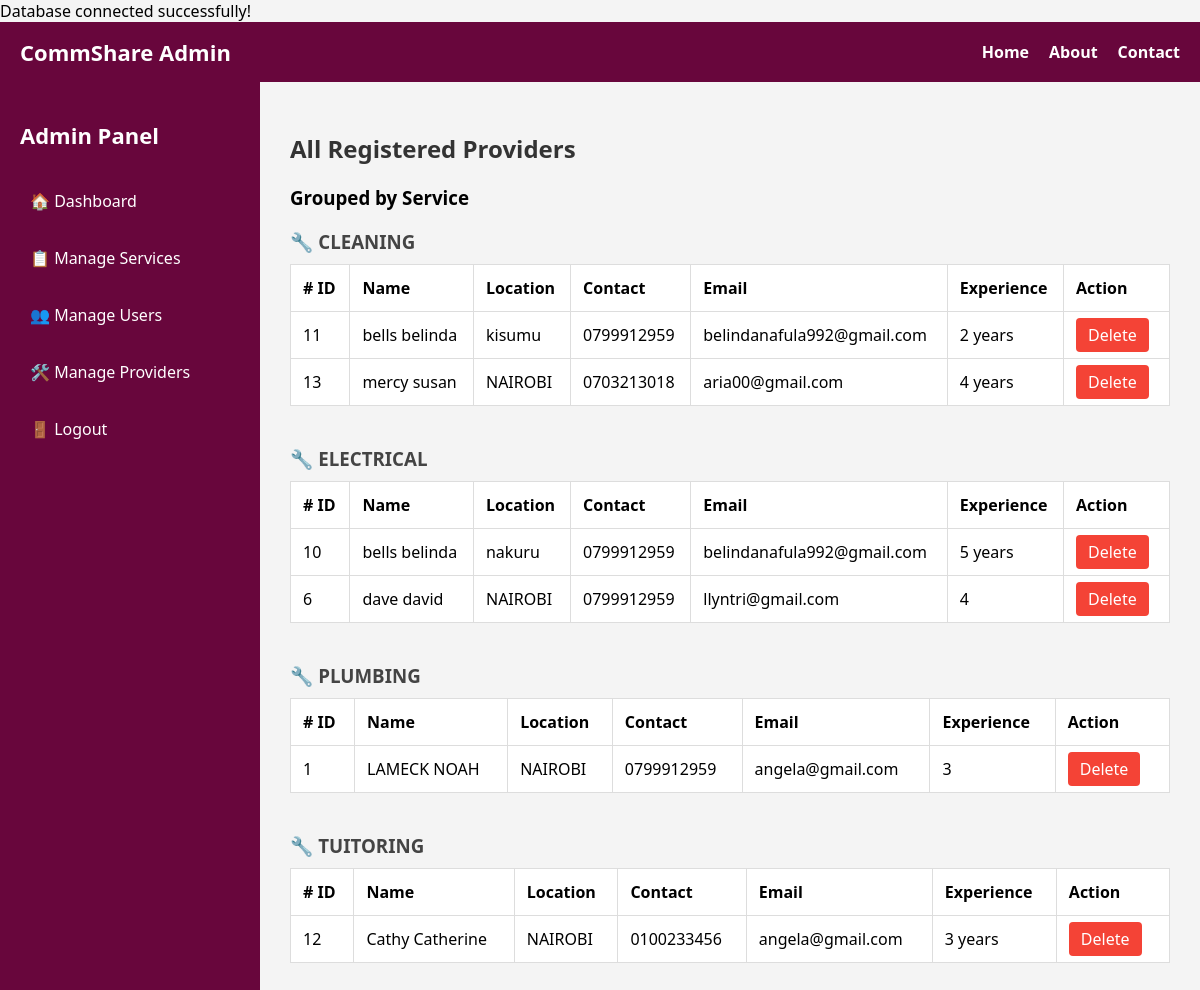
Page /manage_providers.php (signed in) on the committed database.
### tables this page shows
CREATE TABLE `service_registrations` (
  `id` int NOT NULL,
  `provider_id` int NOT NULL,
  `service_id` int NOT NULL,
  `first_name` varchar(100) DEFAULT NULL,
  `second_name` varchar(100) DEFAULT NULL,
  `location` varchar(100) DEFAULT NULL,
  `contact` varchar(100) DEFAULT NULL,
  `email` varchar(100) DEFAULT NULL,
  `experience` text,
  `created_at` timestamp NULL DEFAULT CURRENT_TIMESTAMP
);

### manage_providers.php (the view, shortened to what this page needs)
<?php
require_once "db connection.php";
$stmt = $conn->query("
    SELECT s.id AS service_id, s.name AS service_name, sr.*
    FROM services s
    LEFT JOIN service_registrations sr ON s.id = sr.service_id
    ORDER BY s.name ASC, sr.first_name ASC
");
$rows = $stmt->fetchAll(PDO::FETCH_ASSOC);
$groupedProviders = [];
foreach ($rows as $row) {
    $serviceName = $row['service_name'] ?? 'Unknown Service';
    if (!isset($groupedProviders[$serviceName])) {
        $groupedProviders[$serviceName] = [];
    }
    if (!empty($row['id'])) {
        $groupedProviders[$serviceName][] = $row;
    }
}
?>
<!DOCTYPE html>
<html lang="en">
<head>
</head>
<body>
<nav>
    <h1>CommShare Admin</h1>
    <ul>
        <li><a href="index.php">Home</a></li>
        <li><a href="about.php">About</a></li>
        <li><a href="contact.php">Contact</a></li>
    </ul>
</nav>
<div class="dashboard-container">
    <div class="sidebar">
        <h2>Admin Panel</h2>
        <a href="admin dashboard.php">🏠 Dashboard</a>
        <a href="manage_services.php">📋 Manage Services</a>
        <a href="manage_users.php">👥 Manage Users</a>
        <a href="manage_providers.php">🛠️ Manage Providers</a>
        <a href="logout.php">🚪 Logout</a>
    </div>
    <div class="main-content">
        <h2>All Registered Providers</h2>
        <h3>Grouped by Service</h3>
        <?php if (empty($groupedProviders)): ?>
            <p>No providers registered yet.</p>
        <?php else: ?>
            <?php foreach ($groupedProviders as $service => $providers): ?>
                <div class="service-block">
                    <h3>🔧 <?php echo htmlspecialchars($service); ?></h3>
                    <table>
                        <thead>
                            <tr>
                                <th># ID</th>
                                <th>Name</th>
                                <th>Location</th>
                                <th>Contact</th>
                                <th>Email</th>
                                <th>Experience</th>
                                <th>Action</th>
                            </tr>
                        </thead>
                        <tbody>
                            <?php foreach ($providers as $p): ?>
                                <tr>
                                    <td><?php echo $p['id']; ?></td>
                                    <td><?php echo htmlspecialchars($p['first_name'] . ' ' . $p['second_name']); ?></td>
                                    <td><?php echo htmlspecialchars($p['location']); ?></td>
                                    <td><?php echo htmlspecialchars($p['contact']); ?></td>
                                    <td><?php echo htmlspecialchars($p['email']); ?></td>
                                    <td><?php echo nl2br(htmlspecialchars($p['experience'])); ?></td>
                                    <td>
                                        <a class="action-btn delete-btn" href="?delete=<?php echo $p['id']; ?>" onclick="return confirm('Are you sure you want to delete this provider?');">Delete</a>
                                    </td>
                                </tr>
                            <?php endforeach; ?>
                        </tbody>
                    </table>
                </div>
            <?php endforeach; ?>
        <?php endif; ?>
    </div>
</div>
</body>
</html>

### manage_providers.php (style rules this page uses)
body { margin: 0; font-family: 'Segoe UI', sans-serif; background-color: #f4f4f4ff; }
nav { background-color: #68063cff; padding: 15px 20px; color: white; display: flex; justify-content: space-between; align-items: center; }
nav h1 { margin: 0; font-size: 22px; }
nav ul { list-style: none; display: flex; gap: 20px; margin: 0; padding: 0; }
nav ul li a { color: white; text-decoration: none; font-weight: bold; }
.dashboard-container { display: flex; height: calc(100vh - 60px); }
.sidebar { width: 220px; background-color: #68063cff; color: white; padding: 20px; }
.sidebar h2 { font-size: 22px; margin-bottom: 30px; }
.sidebar a { display: block; color: white; text-decoration: none; margin-bottom: 15px; padding: 10px; border-radius: 4px; transition: background 0.3s ease; }
.main-content { flex-grow: 1; padding: 30px; overflow-y: auto; }
.main-content h2 { color: #333; }
.service-block { margin-bottom: 40px; }
.service-block h3 { color: #444; margin-bottom: 10px; }
table { width: 100%; margin-top: 10px; border-collapse: collapse; background: #fff; }
table, th, td { border: 1px solid #ddd; }
th, td { padding: 12px; text-align: left; }
.action-btn { padding: 6px 12px; margin-right: 5px; text-decoration: none; border-radius: 4px; color: white; }
.delete-btn { background-color: #f44336; }

### rows in the picture
service_registrations: id "11", first_name+second_name "bells belinda", location "kisumu", contact "0799912959", email "belindanafula992@gmail.com", experience "2 years"
service_registrations: id "13", first_name+second_name "mercy susan", location "NAIROBI", contact "0703213018", email "aria00@gmail.com", experience "4 years"
service_registrations: id "10", first_name+second_name "bells belinda", location "nakuru", contact "0799912959", email "belindanafula992@gmail.com", experience "5 years"
service_registrations: id "6", first_name+second_name "dave david", location "NAIROBI", contact "0799912959", email "llyntri@gmail.com", experience "4"
service_registrations: id "1", first_name+second_name "LAMECK NOAH", location "NAIROBI", contact "0799912959", email "angela@gmail.com", experience "3"
service_registrations: id "12", first_name+second_name "Cathy Catherine", location "NAIROBI", contact "0100233456", email "angela@gmail.com", experience "3 years"

### other values in the picture
$service "CLEANING"
$service "ELECTRICAL"
$service "PLUMBING"
$service "TUITORING"
